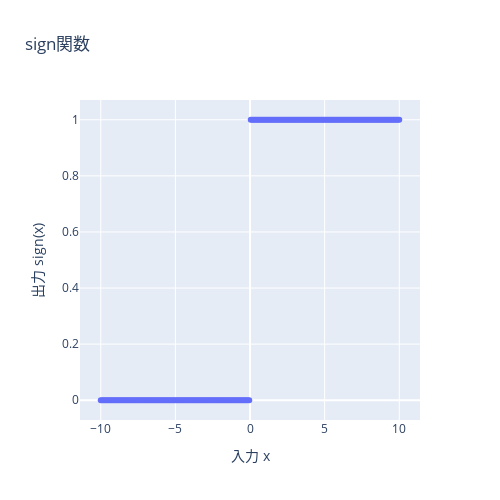

This figure's notebook cell:
### Markdown cell above
単純パーセプトロンは上記で示した図のような数理モデルです．ニューロンは外部刺激を受けた際に，入力値がある閾値（"しきいち"と読みます．別の分野では"いきち"と読ませる場合もあり，英語ではthresholdと書きます）を超えた際に，次のニューロンに対して出力信号を返します．ここではこれを使って，二値クラス分類を行う例を考えていきます．

単純パーセプトロンの数理モデルを導入するために，まずはデータの準備を行います．個々の訓練データは$(X,y)$という形をしているとします．ここで$X=[x_1,\cdots, x_d]$であり$X$は$d$個の特徴量変数を含んだ行ベクトルです．（通常列ベクトルで書く方が多いのかもしれませんが，[PyTorch](https://pytorch.org/)を初めとしたPythonのDeep Learning Frameworkとの親和性を考えてこのようにしています．）$y \in \{0,1\}$は2値のクラス変数の観測値です．

```{hint}
統計学の分野では特徴量を説明変数，クラス変数を目的変数とも呼びます．
```
ここで単純パーセプトロンの模式図を再掲します．
> ![](https://cz-cdn.shoeisha.jp/static/images/article/13501/13501_02.jpg)  
人工ニューロンの一例．ただし，図は[ディープラーニングと脳の関係とは？ 人工ニューロンや再帰型ニューラルネットワークを解説|CodeZine（コードジン）](https://codezine.jp/article/detail/13501) より引用した．また，この記事は『[あたらしい脳科学と人工知能の教科書](https://www.amazon.co.jp/dp/479816495X?tag=searticle1-22)』の「Chapter4　脳と人工知能」から一部を抜粋し編集されたもの．

この図における"入力"に相当するのが$X$です．また，図のそれぞれの入力は，そのデータの特徴量に対応し，この入力の数は特徴量の数に設定します．それと同じ数だけある"重み"に相当するのは$W=[w_1,\cdots, w_d]$です．これはそれぞれの入力の重要度を重み付けるために用いられるので， __結合重み__ や単に __重み__ と言われます．パーセプトロンでは入力と，これにそれぞれ対応した重みがあり，これらの重み付き和がニューロンに入ります．その後何かしらの活性化関数に適用することで出力$\hat{y}\in \{0,1\}$を得ます．

```{hint}
$\hat{y}$はワイハット，またはワイカレットなどと読みます．
```


ここまでを式で表してみます．

$$
\hat{y} = \operatorname{sign}\{W\cdot X\}=\operatorname{sign}\{\sum_{j=1}^{d}w_j x_j\}
$$

ここで活性化関数として，[符号関数$\operatorname{sign}$](https://mathlandscape.com/sign-function/)（この他に$\operatorname{step}$関数とも呼ばれます．）を使います．$\operatorname{sign}$の定義は以下：

$$
\operatorname{sign}\{x\}=\operatorname{sgn}\{x\}= 
    \begin{cases}
    1 &  \text{if}~ x > 0  \\ 
    0 &  \text{if}~ x \leq 0 
    \end{cases}
$$

ただし，ここで$x$は適当な入力値という意味であり，$X$とは関係が無いことに注意してください．また，ここでは等号がどちらのcaseについているのかについても然程重要ではありません．（0以下の場合に0を返すのか-1を返すのかも，ブレがあるようです．-1を返すのが主流だと思いますが，ここでは解説の都合上0を採用します．）

### Code cell
def sign(x):
    # 単にreturn float(x>0)としてもOKです．
    if x > 0:
        return 1.
    return 0.

def sign(x:np.ndarray):
    return (x > 0).astype(x.dtype)

x = np.linspace(-10,10,200)
fig = px.scatter(x=x, y=sign(x), title="sign関数", height=500,width=500)
fig.update_xaxes(title=dict(text='入力 x'))
fig.update_yaxes(title=dict(text='出力 sign(x)'))

### Figure 1 — Plotly figure (JSON) as saved in the notebook; plotly's stock layout.template omitted (floating-point values rounded to 4 significant figures; data arrays with more than 128 entries replaced by an {"elided": "..."} marker saying what was removed)
{"data": [{"hovertemplate": "x=%{x}<br>y=%{y}<extra></extra>", "legendgroup": "", "marker": {"color": "#636efa", "symbol": "circle"}, "mode": "markers", "name": "", "orientation": "v", "showlegend": false, "type": "scatter", "x": {"elided": "200 float values"}, "xaxis": "x", "y": {"elided": "200 int values"}, "yaxis": "y"}], "layout": {"height": 500, "legend": {"tracegroupgap": 0}, "title": {"text": "sign関数"}, "width": 500, "xaxis": {"anchor": "y", "domain": [0, 1], "title": {"text": "入力 x"}}, "yaxis": {"anchor": "x", "domain": [0, 1], "title": {"text": "出力 sign(x)"}}}}
